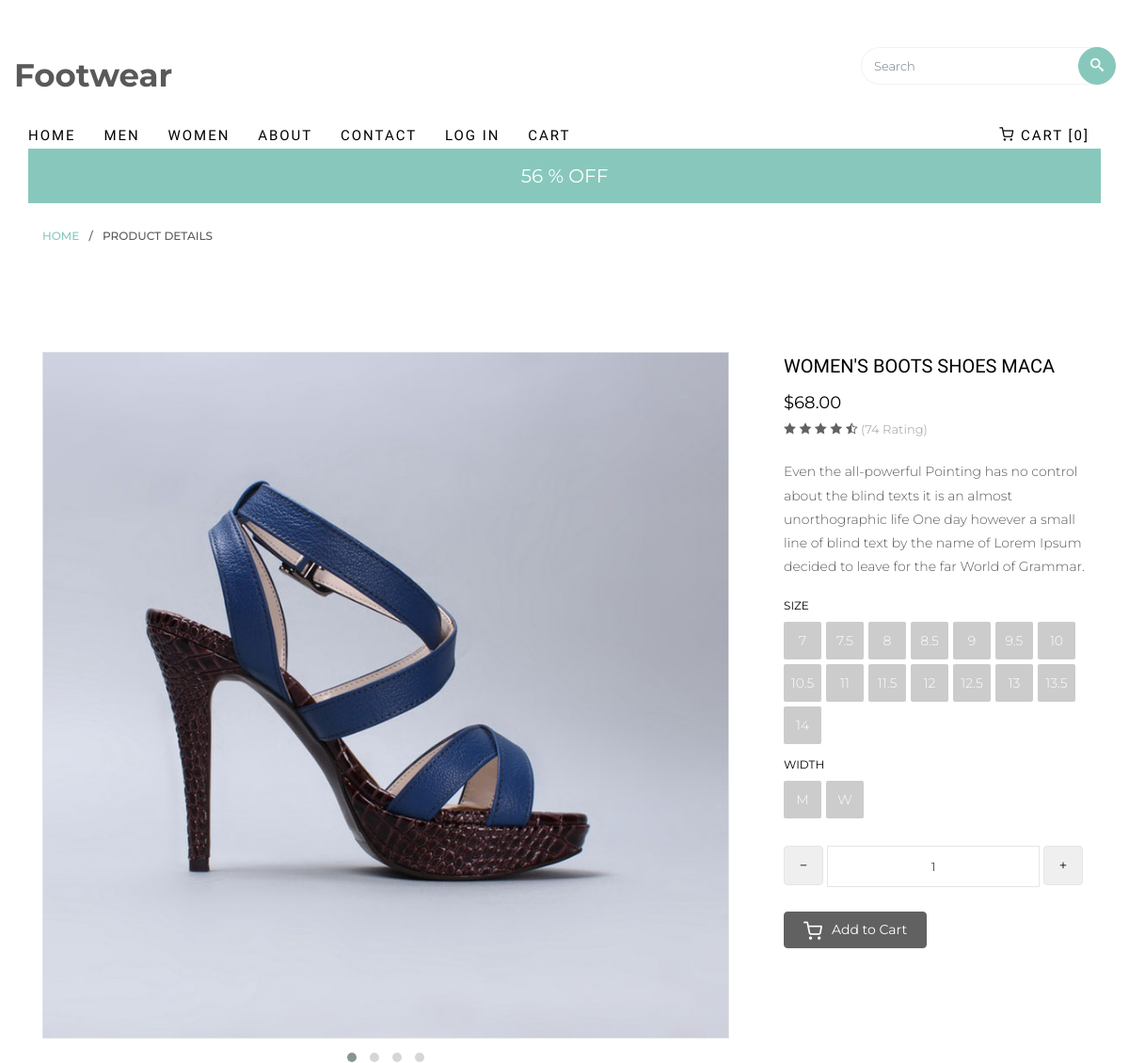
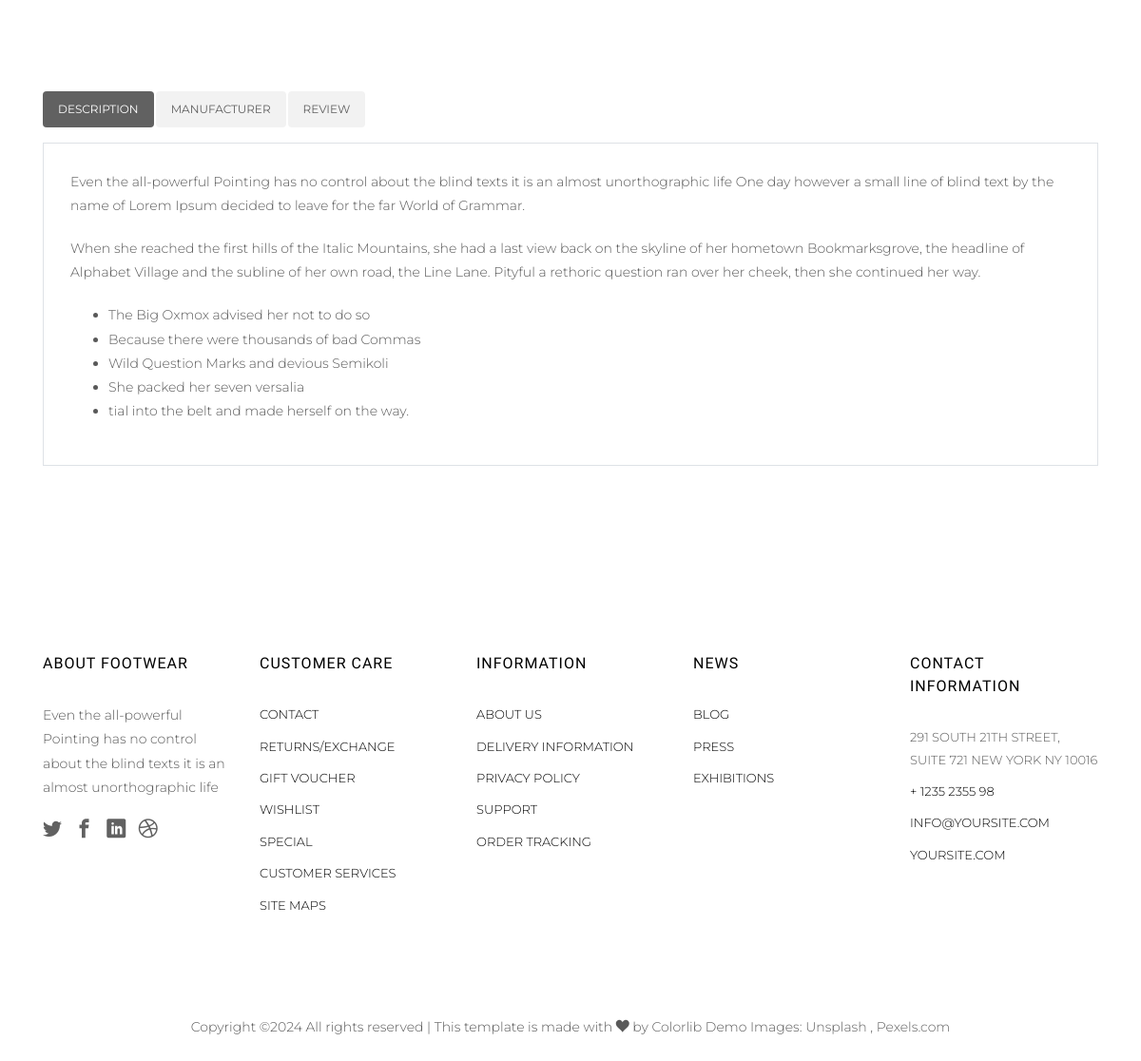
The app's page /product_detail/ with its own data (2 pictures, top to bottom).
### footwearapp/models.py (models this page shows, shortened)
class MenuModal(models.Model):
    id = models.AutoField(primary_key=True)  # Corrected typo
    title = models.CharField(max_length=50)
    url = models.CharField(max_length=50)
    icon = models.CharField(max_length=100, blank=True, null=True)
    badge = models.CharField(max_length=100, blank=True, null=True)

class BadgeMenu(models.Model):
    id = models.AutoField(primary_key=True)
    badge = models.CharField(max_length=100)

class ProductImage(models.Model):
    image = models.ImageField(upload_to='products/')

### footwearapp/views.py (the view)
# urls.py: path('product_detail/', views.product_detail, name='product_detail'),
def product_detail(request):
    images = ProductImage.objects.all()
    return render(request, 'product_detail.html', context={
                                                           'images': images})

### footwearapp/context_processors.py (called while the page is built)
def header_context(request):
    from .views import header
    return header(request)

### footwearapp/views.py (called while the page is built)
def header(request):
    menu_items = MenuModal.objects.all()
    badges = BadgeMenu.objects.all()
    context = {'menu_items': menu_items, 'badges': badges}
    return context

### templates/product_detail.html (shortened to what this page needs)
{% extends 'Base/base.html' %}
{% block start %}
		<div class="breadcrumbs">
			<div class="container">
				<div class="row">
					<div class="col">
						<p class="bread"><span><a href="{% url 'index' %}">Home</a></span> / <span>Product Details</span></p>
					</div>
				</div>
			</div>
		</div>
		<div class="colorlib-product">
			<div class="container">
				<div class="row row-pb-lg product-detail-wrap">
					<div class="col-sm-8">
						<div class="owl-carousel">
                    	{% for image in images %}
							<div class="item">
								<div class="product-entry border">
									<a href="#" class="prod-img">
                                    	<img src="{{ image.image.url }}" class="img-fluid" alt="Product Image">
									</a>
								</div>
							</div>
							{% endfor %}
						</div>
					</div>
							<div class="col-sm-4">
			<div class="product-desc">
				<h3>Women's Boots Shoes Maca</h3>
				<p class="price">
					<span>$68.00</span>
					<span class="rate">
						<i class="icon-star-full"></i>
						<i class="icon-star-full"></i>
						<i class="icon-star-full"></i>
						<i class="icon-star-full"></i>
						<i class="icon-star-half"></i>
						(74 Rating)
					</span>
				</p>
				<p>Even the all-powerful Pointing has no control about the blind texts it is an almost unorthographic life One day however a small line of blind text by the name of Lorem Ipsum decided to leave for the far World of Grammar.</p>
				<div class="size-wrap">
					<div class="block-26 mb-2">
						<h4>Size</h4>
				   <ul>
					  <li><a href="#">7</a></li>
					  <li><a href="#">7.5</a></li>
					  <li><a href="#">8</a></li>
					  <li><a href="#">8.5</a></li>
					  <li><a href="#">9</a></li>
					  <li><a href="#">9.5</a></li>
					  <li><a href="#">10</a></li>
					  <li><a href="#">10.5</a></li>
					  <li><a href="#">11</a></li>
					  <li><a href="#">11.5</a></li>
					  <li><a href="#">12</a></li>
					  <li><a href="#">12.5</a></li>
					  <li><a href="#">13</a></li>
					  <li><a href="#">13.5</a></li>
					  <li><a href="#">14</a></li>
				   </ul>
				</div>
				<div class="block-26 mb-4">
						<h4>Width</h4>
				   <ul>
					  <li><a href="#">M</a></li>
					  <li><a href="#">W</a></li>
				   </ul>
				</div>
				</div>
		 <div class="input-group mb-4">
			<span class="input-group-btn">
				<button type="button" class="quantity-left-minus btn"  data-type="minus" data-field="">
			   <i class="icon-minus2"></i>
				</button>
				</span>
			<input type="text" id="quantity" name="quantity" class="form-control input-number" value="1" min="1" max="100">
			<span class="input-group-btn ml-1">
				<button type="button" class="quantity-right-plus btn" data-type="plus" data-field="">
				 <i class="icon-plus2"></i>
			 </button>
			</span>
		</div>
		<div class="row">
			<div class="col-sm-12 text-center">
						<p class="addtocart"><a href="{% url 'cart' %}" class="btn btn-primary btn-addtocart"><i class="icon-shopping-cart"></i> Add to Cart</a></p>
					</div>
				</div>
			</div>
		</div>
	</div>
	<div class="row">
		<div class="col-sm-12">
			<div class="row">
				<div class="col-md-12 pills">
					<div class="bd-example bd-example-tabs">
					  <ul class="nav nav-pills mb-3" id="pills-tab" role="tablist">
						<li class="nav-item">
						  <a class="nav-link active" id="pills-description-tab" data-toggle="pill" href="#pills-description" role="tab" aria-controls="pills-description" aria-expanded="true">Description</a>
						</li>
						<li class="nav-item">
						  <a class="nav-link" id="pills-manufacturer-tab" data-toggle="pill" href="#pills-manufacturer" role="tab" aria-controls="pills-manufacturer" aria-expanded="true">Manufacturer</a>
						</li>
						<li class="nav-item">
						  <a class="nav-link" id="pills-review-tab" data-toggle="pill" href="#pills-review" role="tab" aria-controls="pills-review" aria-expanded="true">Review</a>
						</li>
					  </ul>
					  <div class="tab-content" id="pills-tabContent">
						<div class="tab-pane border fade show active" id="pills-description" role="tabpanel" aria-labelledby="pills-description-tab">
						  <p>Even the all-powerful Pointing has no control about the blind texts it is an almost unorthographic life One day however a small line of blind text by the name of Lorem Ipsum decided to leave for the far World of Grammar.</p>
							<p>When she reached the first hills of the Italic Mountains, she had a last view back on the skyline of her hometown Bookmarksgrove, the headline of Alphabet Village and the subline of her own road, the Line Lane. Pityful a rethoric question ran over her cheek, then she continued her way.</p>
							<ul>
								<li>The Big Oxmox advised her not to do so</li>
								<li>Because there were thousands of bad Commas</li>
								<li>Wild Question Marks and devious Semikoli</li>
								<li>She packed her seven versalia</li>
								<li>tial into the belt and made herself on the way.</li>
							</ul>
						</div>
					  </div>
					</div>
				 </div>
			</div>
		</div>
	</div>
</div>
</div>
{% endblock %}

### templates/header.html (shortened to what this page needs)
	<div id="page">
		<nav class="colorlib-nav" role="navigation">
    <div class="top-menu">
        <div class="container-fluid">
            <div class="row">
                <div class="col-sm-7 col-md-9">
                    <div id="colorlib-logo"><a href="{% url 'index' %}">Footwear</a></div>
                </div>
                <div class="col-sm-5 col-md-3">
                    <form action="#" class="search-wrap">
                        <div class="form-group">
                            <input type="search" class="form-control search" placeholder="Search">
                            <button class="btn btn-primary submit-search text-center" type="submit"><i class="icon-search"></i></button>
                        </div>
                    </form>
                </div>
            </div>
                <div class="col-sm-12 text-left menu-1">
                    <ul>
                        {% for i in menu_items %}
                            <li class="{% if i.sub_menu.all %}has-dropdown{% endif %}">
                                <a href="{{ i.url }}" >{{ i.title }}</a>
                                    </li>
                                {% endfor %}
                                <li class="cart"><a href="{% url 'cart' %}"><i class="icon-shopping-cart"></i> Cart [0]</a></li>
                            </ul>
                            <div class="sale">
                            <div class="container">
                                <div class="row">
                                    <div class="col-sm-8 offset-sm-2 text-center">
                                        <div class="row">
                                            <div class="owl-carousel2">
                                                {% for badge in badges %}
                                                <div class="item">
                                                    <div class="col">
                                                        <h3><a href="#">{{ badge.badge }}</a></h3>
                                                    </div>
                                                </div>
                                                {% endfor %}
                                            </div>
                                        </div>
                                    </div>
                                </div>
                            </div>
                        </div>
                    </div>
                </div>
            </div>
        </nav>
    </div>

### static/css/icomoon.css (style rules this page uses)
[class^="icon-"], [class*=" icon-"] { font-family: 'icomoon' !important; speak: none; font-style: normal; font-weight: normal; font-variant: normal; text-transform: none; line-height: 1; -webkit-font-smoothing: antialiased; -moz-osx-font-smoothing: grayscale; }
.icon-minus2:before { content: "\e994"; }
.icon-plus2:before { content: "\e9af"; }
.icon-shopping-cart:before { content: "\e9c8"; }
.icon-search:before { content: "\ebfd"; }
.icon-star-half:before { content: "\ec4f"; }
.icon-star-full:before { content: "\ec50"; }

### records on screen
MenuModal: title "HOME"
MenuModal: title "MEN"
MenuModal: title "WOMEN"
MenuModal: title "ABOUT"
MenuModal: title "CONTACT"
MenuModal: title "LOG IN"
MenuModal: title "CART"
BadgeMenu: badge "56 % OFF"
ProductImage: image (picture)
